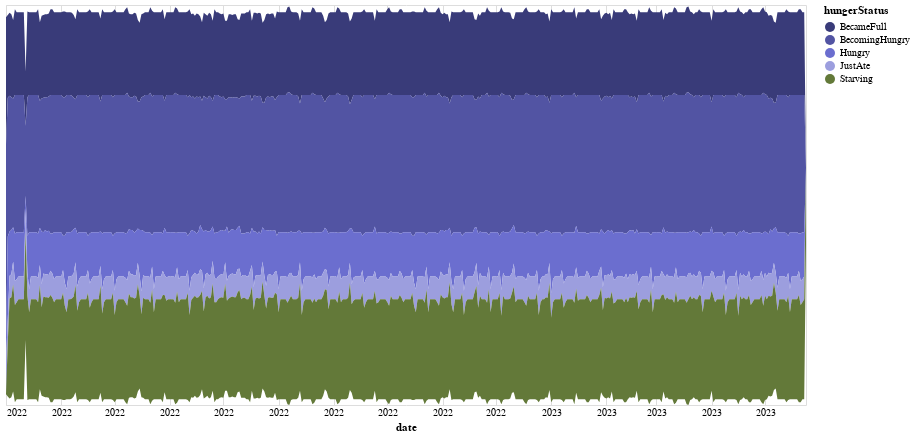

The cell this chart's notebook holds for it:
### Code cell
source = aux

selection = alt.selection_multi(fields=['hungerStatus'], bind='legend')

alt.Chart(source).mark_area().encode(
    alt.X('date:T', axis=alt.Axis(domain=False, format='%Y', tickSize=0)),
    alt.Y('sum(minutos):Q', stack='center', axis=None),
    alt.Color('hungerStatus:N', scale=alt.Scale(scheme='category20b')),
    opacity=alt.condition(selection, alt.value(1), alt.value(0.2))
).add_selection(
    selection
).properties(height=400, width=800)

### Figure 1 — Vega-Lite specification as saved in the notebook (floating-point values rounded to 4 significant figures; data arrays with more than 128 entries replaced by an {"elided": "..."} marker saying what was removed)
{"config": {"view": {"continuousWidth": 400, "continuousHeight": 300}}, "data": {"name": "data-cd5a36c35a98402c2c4d83abe6e33d61"}, "mark": "area", "encoding": {"color": {"field": "hungerStatus", "scale": {"scheme": "category20b"}, "type": "nominal"}, "opacity": {"condition": {"value": 1, "selection": "selector008"}, "value": 0.2}, "x": {"axis": {"domain": false, "format": "%Y", "tickSize": 0}, "field": "date", "type": "temporal"}, "y": {"aggregate": "sum", "axis": null, "field": "minutos", "stack": "center", "type": "quantitative"}}, "height": 400, "selection": {"selector008": {"type": "multi", "fields": ["hungerStatus"], "bind": "legend"}}, "width": 800, "$schema": "https://vega.github.io/schema/vega-lite/v4.17.0.json", "datasets": {"data-cd5a36c35a98402c2c4d83abe6e33d61": {"elided": "2246 records"}}}
